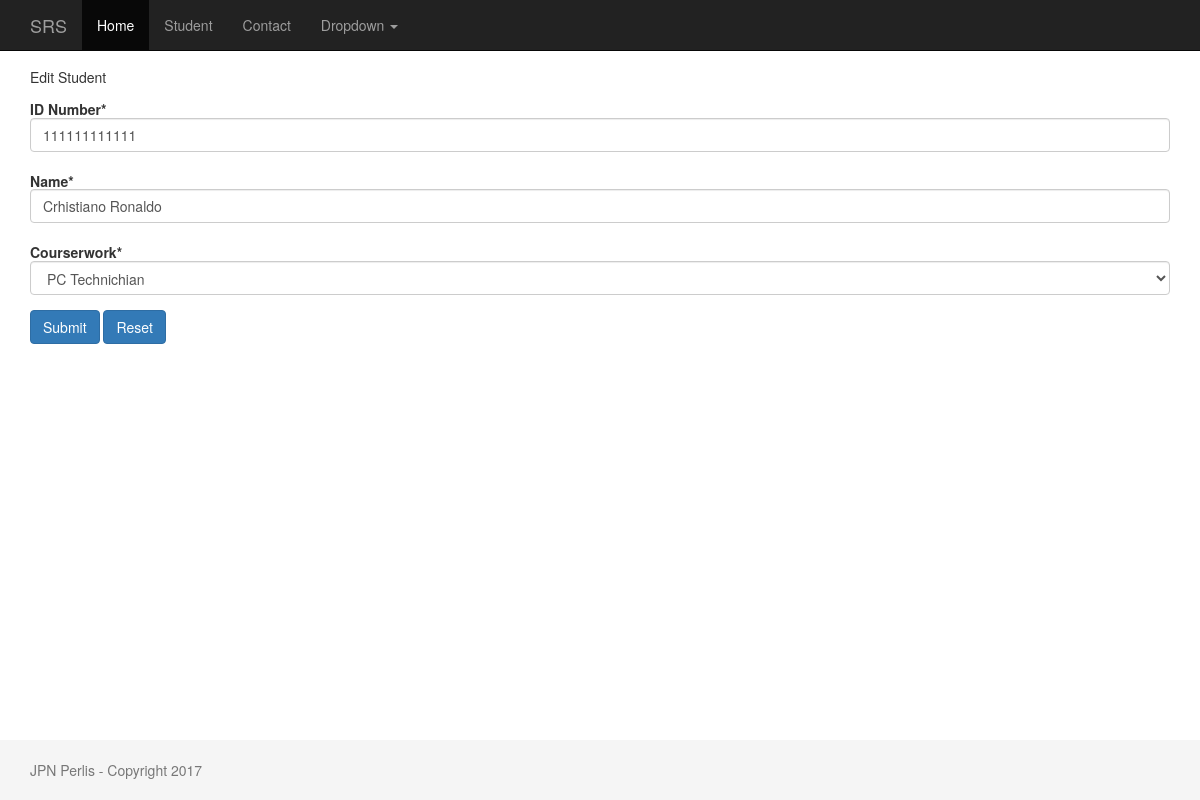
Screenshot of /student/1/edit with the database file from the repository.
### student/models.py (models this page shows, shortened)
class Student(models.Model):
    PROGAMMING = 'PR'
    NETWORKING = 'NT'
    PCTECH = 'PC'
    COURSE_CHOICES = (
        (PROGAMMING, 'Programming'),
        (NETWORKING, 'Networking'),
        (PCTECH, 'PC Technichian'),
    )
    createdby = models.ForeignKey('auth.User',on_delete=models.CASCADE)
    icnum = models.CharField('ID Number',max_length=12,unique=True,blank=False,null=False)
    name = models.CharField('Name',max_length=300)
    course = models.CharField('Courserwork',max_length=2,choices=COURSE_CHOICES,default=PCTECH,)
    created_date = models.DateTimeField('Created Date',default=timezone.now)

### student/views.py (the view)
# urls.py: url(r'^(?P<pk>\d+)/edit$', views.student_edit, name='student_edit'),
def student_edit(request,pk):
    student = get_object_or_404(Student, pk=pk)
    if request.method == "POST":
        form = StudentForm(request.POST,instance=student)
        if form.is_valid():
            student = form.save(commit=False)
            student.createdby = request.user
            student.save()
            messages.success(request, "Student record with ID: " + str(student.pk) + " has been updated! ")
            return redirect(reverse_lazy('student_detail',kwargs={'pk': student.pk }))
    else:
        form = StudentForm(instance=student)
    return render(request, 'student/student_edit.html', {'form': form})

### student/forms.py (shortened to what this page needs)
class StudentForm(forms.ModelForm):
    def __init__(self, *args, **kwargs):
        super(StudentForm, self).__init__(*args, **kwargs)
        self.helper = FormHelper(self)
        self.helper.form_class = 'form-horizontal'
        self.helper.layout.append(Submit('submit_change', 'Submit', css_class="btn-primary"))
        self.helper.layout.append(HTML('<a class="btn btn-primary" href={% url "student_home" %}>Reset</a>'))
    class Meta:
        model = Student
        fields = ('icnum', 'name', 'course',)

### templates/student/student_edit.html
{% extends 'baseproj.html' %}
{% load crispy_forms_tags %}
{% block content %}
    <h5>Edit Student<h5>
    {% crispy form %}
{% endblock %}

### static/css/sticky-footer-navbar.css (style rules this page uses)
html { position: relative; min-height: 100%; }
body { margin-bottom: 60px; }
.form-horizontal .form-group { margin-right: 0px; margin-left: 0px; }

### rows the page displays
Student: icnum "111111111111", name "Crhistiano Ronaldo", course "PC Technichian"
